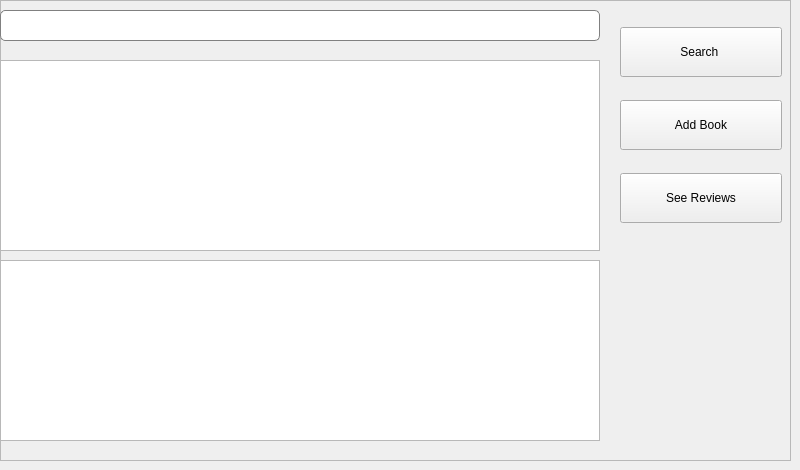
      <widget class="QWidget" name="user_explore_tab">
       <attribute name="title">
        <string>Explore</string>
       </attribute>
       <widget class="QFrame" name="user_explore_frame">
        <property name="geometry">
         <rect>
          <x>0</x>
          <y>0</y>
          <width>791</width>
          <height>461</height>
         </rect>
        </property>
        <property name="frameShape">
         <enum>QFrame::StyledPanel</enum>
        </property>
        <property name="frameShadow">
         <enum>QFrame::Raised</enum>
        </property>
        <widget class="QTableWidget" name="table_books_exploration_user">
         <property name="geometry">
          <rect>
           <x>0</x>
           <y>60</y>
           <width>600</width>
           <height>191</height>
          </rect>
         </property>
         <property name="sizePolicy">
          <sizepolicy hsizetype="Expanding" vsizetype="Expanding">
           <horstretch>0</horstretch>
           <verstretch>0</verstretch>
          </sizepolicy>
         </property>
         <property name="styleSheet">
          <string notr="true"/>
         </property>
         <property name="dragDropMode">
          <enum>QAbstractItemView::NoDragDrop</enum>
         </property>
         <property name="columnCount">
          <number>0</number>
         </property>
         <attribute name="horizontalHeaderCascadingSectionResizes">
          <bool>true</bool>
         </attribute>
         <attribute name="horizontalHeaderDefaultSectionSize">
          <number>100</number>
         </attribute>
         <attribute name="horizontalHeaderShowSortIndicator" stdset="0">
          <bool>false</bool>
         </attribute>
         <attribute name="horizontalHeaderStretchLastSection">
          <bool>true</bool>
         </attribute>
         <attribute name="verticalHeaderMinimumSectionSize">
          <number>15</number>
         </attribute>
         <attribute name="verticalHeaderStretchLastSection">
          <bool>false</bool>
         </attribute>
        </widget>
        <widget class="QLineEdit" name="Line_search_explore_user">
         <property name="geometry">
          <rect>
           <x>0</x>
           <y>10</y>
           <width>600</width>
           <height>31</height>
          </rect>
         </property>
         <property name="styleSheet">
          <string notr="true">    background-color: white;
    border: 1px solid gray;
    border-radius: 5px;
    padding: 5px;
    font-size: 14px;</string>
         </property>
        </widget>
        <widget class="QTextBrowser" name="Plain_Line_browser_reviews_user">
         <property name="geometry">
          <rect>
           <x>0</x>
           <y>260</y>
           <width>600</width>
           <height>181</height>
          </rect>
         </property>
        </widget>
        <widget class="QWidget" name="verticalLayoutWidget_4">
         <property name="geometry">
          <rect>
           <x>620</x>
           <y>10</y>
           <width>162</width>
           <height>231</height>
          </rect>
         </property>
         <layout class="QVBoxLayout" name="verticalLayout_3">
          <item>
           <widget class="QPushButton" name="Pbutton_book_search_user">
            <property name="minimumSize">
             <size>
              <width>160</width>
              <height>50</height>
             </size>
            </property>
            <property name="styleSheet">
             <string notr="true"/>
            </property>
            <property name="text">
             <string>Search </string>
            </property>
           </widget>
          </item>
          <item>
           <widget class="QPushButton" name="Pbutton_add_book_user">
            <property name="minimumSize">
             <size>
              <width>160</width>
              <height>50</height>
             </size>
            </property>
            <property name="styleSheet">
             <string notr="true"/>
            </property>
            <property name="text">
             <string>Add Book</string>
            </property>
           </widget>
          </item>
          <item>
           <widget class="QPushButton" name="Pbutton_book_reviews_see_user">
            <property name="minimumSize">
             <size>
              <width>160</width>
              <height>50</height>
             </size>
            </property>
            <property name="styleSheet">
             <string notr="true"/>
            </property>
            <property name="text">
             <string>See Reviews</string>
            </property>
           </widget>
          </item>
         </layout>
        </widget>
       </widget>
      </widget>
